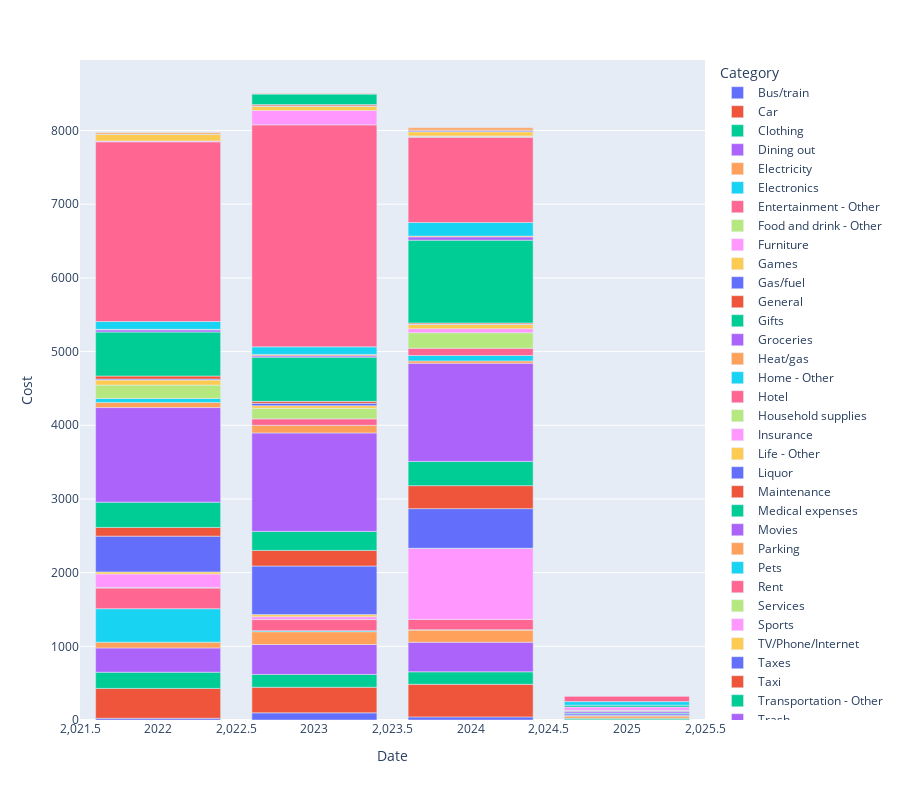

The notebook cell this image was saved under:
### Code cell
px.bar((df.groupby(by=["Category", df['Date'].dt.year])["Cost"].sum() / 12).reset_index(), x="Date", y="Cost", color="Category", height=800)

### Figure 1 — Plotly figure (JSON) as saved in the notebook; plotly's stock layout.template omitted (floating-point values rounded to 4 significant figures)
{"data": [{"alignmentgroup": "True", "hovertemplate": "Category=Bus/train<br>Date=%{x}<br>Cost=%{y}<extra></extra>", "legendgroup": "Bus/train", "marker": {"color": "#636efa", "pattern": {"shape": ""}}, "name": "Bus/train", "offsetgroup": "Bus/train", "orientation": "v", "showlegend": true, "textposition": "auto", "type": "bar", "x": [2022, 2023, 2024], "xaxis": "x", "y": [23.94, 97.44, 41.66], "yaxis": "y"}, {"alignmentgroup": "True", "hovertemplate": "Category=Car<br>Date=%{x}<br>Cost=%{y}<extra></extra>", "legendgroup": "Car", "marker": {"color": "#EF553B", "pattern": {"shape": ""}}, "name": "Car", "offsetgroup": "Car", "orientation": "v", "showlegend": true, "textposition": "auto", "type": "bar", "x": [2022, 2023, 2024, 2025], "xaxis": "x", "y": [405.2, 347.1, 442.9, 4], "yaxis": "y"}, {"alignmentgroup": "True", "hovertemplate": "Category=Clothing<br>Date=%{x}<br>Cost=%{y}<extra></extra>", "legendgroup": "Clothing", "marker": {"color": "#00cc96", "pattern": {"shape": ""}}, "name": "Clothing", "offsetgroup": "Clothing", "orientation": "v", "showlegend": true, "textposition": "auto", "type": "bar", "x": [2022, 2023, 2024, 2025], "xaxis": "x", "y": [219.6, 173.7, 169.5, 19.4], "yaxis": "y"}, {"alignmentgroup": "True", "hovertemplate": "Category=Dining out<br>Date=%{x}<br>Cost=%{y}<extra></extra>", "legendgroup": "Dining out", "marker": {"color": "#ab63fa", "pattern": {"shape": ""}}, "name": "Dining out", "offsetgroup": "Dining out", "orientation": "v", "showlegend": true, "textposition": "auto", "type": "bar", "x": [2022, 2023, 2024], "xaxis": "x", "y": [329.6, 406.4, 401.6], "yaxis": "y"}, {"alignmentgroup": "True", "hovertemplate": "Category=Electricity<br>Date=%{x}<br>Cost=%{y}<extra></extra>", "legendgroup": "Electricity", "marker": {"color": "#FFA15A", "pattern": {"shape": ""}}, "name": "Electricity", "offsetgroup": "Electricity", "orientation": "v", "showlegend": true, "textposition": "auto", "type": "bar", "x": [2022, 2023, 2024, 2025], "xaxis": "x", "y": [78.23, 173.7, 164.5, 29.63], "yaxis": "y"}, {"alignmentgroup": "True", "hovertemplate": "Category=Electronics<br>Date=%{x}<br>Cost=%{y}<extra></extra>", "legendgroup": "Electronics", "marker": {"color": "#19d3f3", "pattern": {"shape": ""}}, "name": "Electronics", "offsetgroup": "Electronics", "orientation": "v", "showlegend": true, "textposition": "auto", "type": "bar", "x": [2022, 2023, 2024], "xaxis": "x", "y": [453.6, 14.03, 5.416], "yaxis": "y"}, {"alignmentgroup": "True", "hovertemplate": "Category=Entertainment - Other<br>Date=%{x}<br>Cost=%{y}<extra></extra>", "legendgroup": "Entertainment - Other", "marker": {"color": "#FF6692", "pattern": {"shape": ""}}, "name": "Entertainment - Other", "offsetgroup": "Entertainment - Other", "orientation": "v", "showlegend": true, "textposition": "auto", "type": "bar", "x": [2022, 2023, 2024], "xaxis": "x", "y": [280.5, 150.5, 139.5], "yaxis": "y"}, {"alignmentgroup": "True", "hovertemplate": "Category=Food and drink - Other<br>Date=%{x}<br>Cost=%{y}<extra></extra>", "legendgroup": "Food and drink - Other", "marker": {"color": "#B6E880", "pattern": {"shape": ""}}, "name": "Food and drink - Other", "offsetgroup": "Food and drink - Other", "orientation": "v", "showlegend": true, "textposition": "auto", "type": "bar", "x": [2022], "xaxis": "x", "y": [8.592], "yaxis": "y"}, {"alignmentgroup": "True", "hovertemplate": "Category=Furniture<br>Date=%{x}<br>Cost=%{y}<extra></extra>", "legendgroup": "Furniture", "marker": {"color": "#FF97FF", "pattern": {"shape": ""}}, "name": "Furniture", "offsetgroup": "Furniture", "orientation": "v", "showlegend": true, "textposition": "auto", "type": "bar", "x": [2022, 2023, 2024, 2025], "xaxis": "x", "y": [182.1, 40.0, 963.2, 9.306], "yaxis": "y"}, {"alignmentgroup": "True", "hovertemplate": "Category=Games<br>Date=%{x}<br>Cost=%{y}<extra></extra>", "legendgroup": "Games", "marker": {"color": "#FECB52", "pattern": {"shape": ""}}, "name": "Games", "offsetgroup": "Games", "orientation": "v", "showlegend": true, "textposition": "auto", "type": "bar", "x": [2022, 2023, 2024], "xaxis": "x", "y": [28, 27.5, 2.5], "yaxis": "y"}, {"alignmentgroup": "True", "hovertemplate": "Category=Gas/fuel<br>Date=%{x}<br>Cost=%{y}<extra></extra>", "legendgroup": "Gas/fuel", "marker": {"color": "#636efa", "pattern": {"shape": ""}}, "name": "Gas/fuel", "offsetgroup": "Gas/fuel", "orientation": "v", "showlegend": true, "textposition": "auto", "type": "bar", "x": [2022, 2023, 2024, 2025], "xaxis": "x", "y": [486.0, 659.7, 537.6, 20.9], "yaxis": "y"}, {"alignmentgroup": "True", "hovertemplate": "Category=General<br>Date=%{x}<br>Cost=%{y}<extra></extra>", "legendgroup": "General", "marker": {"color": "#EF553B", "pattern": {"shape": ""}}, "name": "General", "offsetgroup": "General", "orientation": "v", "showlegend": true, "textposition": "auto", "type": "bar", "x": [2022, 2023, 2024], "xaxis": "x", "y": [118.7, 212.0, 311.9], "yaxis": "y"}, {"alignmentgroup": "True", "hovertemplate": "Category=Gifts<br>Date=%{x}<br>Cost=%{y}<extra></extra>", "legendgroup": "Gifts", "marker": {"color": "#00cc96", "pattern": {"shape": ""}}, "name": "Gifts", "offsetgroup": "Gifts", "orientation": "v", "showlegend": true, "textposition": "auto", "type": "bar", "x": [2022, 2023, 2024, 2025], "xaxis": "x", "y": [342.8, 257.6, 329.2, 12.5], "yaxis": "y"}, {"alignmentgroup": "True", "hovertemplate": "Category=Groceries<br>Date=%{x}<br>Cost=%{y}<extra></extra>", "legendgroup": "Groceries", "marker": {"color": "#ab63fa", "pattern": {"shape": ""}}, "name": "Groceries", "offsetgroup": "Groceries", "orientation": "v", "showlegend": true, "textposition": "auto", "type": "bar", "x": [2022, 2023, 2024, 2025], "xaxis": "x", "y": [1283.0, 1336.0, 1332.0, 23.26], "yaxis": "y"}, {"alignmentgroup": "True", "hovertemplate": "Category=Heat/gas<br>Date=%{x}<br>Cost=%{y}<extra></extra>", "legendgroup": "Heat/gas", "marker": {"color": "#FFA15A", "pattern": {"shape": ""}}, "name": "Heat/gas", "offsetgroup": "Heat/gas", "orientation": "v", "showlegend": true, "textposition": "auto", "type": "bar", "x": [2022, 2023, 2024], "xaxis": "x", "y": [69.43, 103.8, 31.77], "yaxis": "y"}, {"alignmentgroup": "True", "hovertemplate": "Category=Home - Other<br>Date=%{x}<br>Cost=%{y}<extra></extra>", "legendgroup": "Home - Other", "marker": {"color": "#19d3f3", "pattern": {"shape": ""}}, "name": "Home - Other", "offsetgroup": "Home - Other", "orientation": "v", "showlegend": true, "textposition": "auto", "type": "bar", "x": [2022, 2024], "xaxis": "x", "y": [54.54, 73.67], "yaxis": "y"}, {"alignmentgroup": "True", "hovertemplate": "Category=Hotel<br>Date=%{x}<br>Cost=%{y}<extra></extra>", "legendgroup": "Hotel", "marker": {"color": "#FF6692", "pattern": {"shape": ""}}, "name": "Hotel", "offsetgroup": "Hotel", "orientation": "v", "showlegend": true, "textposition": "auto", "type": "bar", "x": [2023, 2024], "xaxis": "x", "y": [87.2, 97.85], "yaxis": "y"}, {"alignmentgroup": "True", "hovertemplate": "Category=Household supplies<br>Date=%{x}<br>Cost=%{y}<extra></extra>", "legendgroup": "Household supplies", "marker": {"color": "#B6E880", "pattern": {"shape": ""}}, "name": "Household supplies", "offsetgroup": "Household supplies", "orientation": "v", "showlegend": true, "textposition": "auto", "type": "bar", "x": [2022, 2023, 2024, 2025], "xaxis": "x", "y": [181.7, 142.2, 211.1, 13.33], "yaxis": "y"}, {"alignmentgroup": "True", "hovertemplate": "Category=Insurance<br>Date=%{x}<br>Cost=%{y}<extra></extra>", "legendgroup": "Insurance", "marker": {"color": "#FF97FF", "pattern": {"shape": ""}}, "name": "Insurance", "offsetgroup": "Insurance", "orientation": "v", "showlegend": true, "textposition": "auto", "type": "bar", "x": [2024, 2025], "xaxis": "x", "y": [55.08, 43.58], "yaxis": "y"}, {"alignmentgroup": "True", "hovertemplate": "Category=Life - Other<br>Date=%{x}<br>Cost=%{y}<extra></extra>", "legendgroup": "Life - Other", "marker": {"color": "#FECB52", "pattern": {"shape": ""}}, "name": "Life - Other", "offsetgroup": "Life - Other", "orientation": "v", "showlegend": true, "textposition": "auto", "type": "bar", "x": [2022, 2023, 2024], "xaxis": "x", "y": [67.73, 36.49, 57.07], "yaxis": "y"}, {"alignmentgroup": "True", "hovertemplate": "Category=Liquor<br>Date=%{x}<br>Cost=%{y}<extra></extra>", "legendgroup": "Liquor", "marker": {"color": "#636efa", "pattern": {"shape": ""}}, "name": "Liquor", "offsetgroup": "Liquor", "orientation": "v", "showlegend": true, "textposition": "auto", "type": "bar", "x": [2022, 2023, 2024], "xaxis": "x", "y": [13.75, 32.5, 5.555], "yaxis": "y"}, {"alignmentgroup": "True", "hovertemplate": "Category=Maintenance<br>Date=%{x}<br>Cost=%{y}<extra></extra>", "legendgroup": "Maintenance", "marker": {"color": "#EF553B", "pattern": {"shape": ""}}, "name": "Maintenance", "offsetgroup": "Maintenance", "orientation": "v", "showlegend": true, "textposition": "auto", "type": "bar", "x": [2022, 2023, 2024], "xaxis": "x", "y": [40.7, 26, 14.05], "yaxis": "y"}, {"alignmentgroup": "True", "hovertemplate": "Category=Medical expenses<br>Date=%{x}<br>Cost=%{y}<extra></extra>", "legendgroup": "Medical expenses", "marker": {"color": "#00cc96", "pattern": {"shape": ""}}, "name": "Medical expenses", "offsetgroup": "Medical expenses", "orientation": "v", "showlegend": true, "textposition": "auto", "type": "bar", "x": [2022, 2023, 2024, 2025], "xaxis": "x", "y": [597.3, 600.3, 1124.0, 25], "yaxis": "y"}, {"alignmentgroup": "True", "hovertemplate": "Category=Movies<br>Date=%{x}<br>Cost=%{y}<extra></extra>", "legendgroup": "Movies", "marker": {"color": "#ab63fa", "pattern": {"shape": ""}}, "name": "Movies", "offsetgroup": "Movies", "orientation": "v", "showlegend": true, "textposition": "auto", "type": "bar", "x": [2022, 2023, 2024], "xaxis": "x", "y": [29.4, 18.9, 44.0], "yaxis": "y"}, {"alignmentgroup": "True", "hovertemplate": "Category=Parking<br>Date=%{x}<br>Cost=%{y}<extra></extra>", "legendgroup": "Parking", "marker": {"color": "#FFA15A", "pattern": {"shape": ""}}, "name": "Parking", "offsetgroup": "Parking", "orientation": "v", "showlegend": true, "textposition": "auto", "type": "bar", "x": [2022, 2023, 2024], "xaxis": "x", "y": [6.792, 18.25, 11.44], "yaxis": "y"}, {"alignmentgroup": "True", "hovertemplate": "Category=Pets<br>Date=%{x}<br>Cost=%{y}<extra></extra>", "legendgroup": "Pets", "marker": {"color": "#19d3f3", "pattern": {"shape": ""}}, "name": "Pets", "offsetgroup": "Pets", "orientation": "v", "showlegend": true, "textposition": "auto", "type": "bar", "x": [2022, 2023, 2024, 2025], "xaxis": "x", "y": [106.7, 102.7, 184.0, 49.1], "yaxis": "y"}, {"alignmentgroup": "True", "hovertemplate": "Category=Rent<br>Date=%{x}<br>Cost=%{y}<extra></extra>", "legendgroup": "Rent", "marker": {"color": "#FF6692", "pattern": {"shape": ""}}, "name": "Rent", "offsetgroup": "Rent", "orientation": "v", "showlegend": true, "textposition": "auto", "type": "bar", "x": [2022, 2023, 2024, 2025], "xaxis": "x", "y": [2439.0, 3012.0, 1158.0, 74.28], "yaxis": "y"}, {"alignmentgroup": "True", "hovertemplate": "Category=Services<br>Date=%{x}<br>Cost=%{y}<extra></extra>", "legendgroup": "Services", "marker": {"color": "#B6E880", "pattern": {"shape": ""}}, "name": "Services", "offsetgroup": "Services", "orientation": "v", "showlegend": true, "textposition": "auto", "type": "bar", "x": [2024], "xaxis": "x", "y": [11.67], "yaxis": "y"}, {"alignmentgroup": "True", "hovertemplate": "Category=Sports<br>Date=%{x}<br>Cost=%{y}<extra></extra>", "legendgroup": "Sports", "marker": {"color": "#FF97FF", "pattern": {"shape": ""}}, "name": "Sports", "offsetgroup": "Sports", "orientation": "v", "showlegend": true, "textposition": "auto", "type": "bar", "x": [2022, 2023, 2024], "xaxis": "x", "y": [11.71, 195.3, 5.665], "yaxis": "y"}, {"alignmentgroup": "True", "hovertemplate": "Category=TV/Phone/Internet<br>Date=%{x}<br>Cost=%{y}<extra></extra>", "legendgroup": "TV/Phone/Internet", "marker": {"color": "#FECB52", "pattern": {"shape": ""}}, "name": "TV/Phone/Internet", "offsetgroup": "TV/Phone/Internet", "orientation": "v", "showlegend": true, "textposition": "auto", "type": "bar", "x": [2022, 2023, 2024], "xaxis": "x", "y": [87.7, 56.57, 56.33], "yaxis": "y"}, {"alignmentgroup": "True", "hovertemplate": "Category=Taxes<br>Date=%{x}<br>Cost=%{y}<extra></extra>", "legendgroup": "Taxes", "marker": {"color": "#636efa", "pattern": {"shape": ""}}, "name": "Taxes", "offsetgroup": "Taxes", "orientation": "v", "showlegend": true, "textposition": "auto", "type": "bar", "x": [2023, 2024], "xaxis": "x", "y": [6.015, 14.25], "yaxis": "y"}, {"alignmentgroup": "True", "hovertemplate": "Category=Taxi<br>Date=%{x}<br>Cost=%{y}<extra></extra>", "legendgroup": "Taxi", "marker": {"color": "#EF553B", "pattern": {"shape": ""}}, "name": "Taxi", "offsetgroup": "Taxi", "orientation": "v", "showlegend": true, "textposition": "auto", "type": "bar", "x": [2022, 2023, 2024, 2025], "xaxis": "x", "y": [0.9875, 17.19, 8.298, 2.653], "yaxis": "y"}, {"alignmentgroup": "True", "hovertemplate": "Category=Transportation - Other<br>Date=%{x}<br>Cost=%{y}<extra></extra>", "legendgroup": "Transportation - Other", "marker": {"color": "#00cc96", "pattern": {"shape": ""}}, "name": "Transportation - Other", "offsetgroup": "Transportation - Other", "orientation": "v", "showlegend": true, "textposition": "auto", "type": "bar", "x": [2022, 2023], "xaxis": "x", "y": [3.333, 142.5], "yaxis": "y"}, {"alignmentgroup": "True", "hovertemplate": "Category=Trash<br>Date=%{x}<br>Cost=%{y}<extra></extra>", "legendgroup": "Trash", "marker": {"color": "#ab63fa", "pattern": {"shape": ""}}, "name": "Trash", "offsetgroup": "Trash", "orientation": "v", "showlegend": true, "textposition": "auto", "type": "bar", "x": [2023], "xaxis": "x", "y": [8.761], "yaxis": "y"}, {"alignmentgroup": "True", "hovertemplate": "Category=Utilities - Other<br>Date=%{x}<br>Cost=%{y}<extra></extra>", "legendgroup": "Utilities - Other", "marker": {"color": "#FFA15A", "pattern": {"shape": ""}}, "name": "Utilities - Other", "offsetgroup": "Utilities - Other", "orientation": "v", "showlegend": true, "textposition": "auto", "type": "bar", "x": [2022, 2023, 2024], "xaxis": "x", "y": [19.08, 6.25, 30], "yaxis": "y"}], "layout": {"barmode": "relative", "height": 800, "legend": {"title": {"text": "Category"}, "tracegroupgap": 0}, "margin": {"t": 60}, "xaxis": {"anchor": "y", "domain": [0, 1], "title": {"text": "Date"}}, "yaxis": {"anchor": "x", "domain": [0, 1], "title": {"text": "Cost"}}}}
